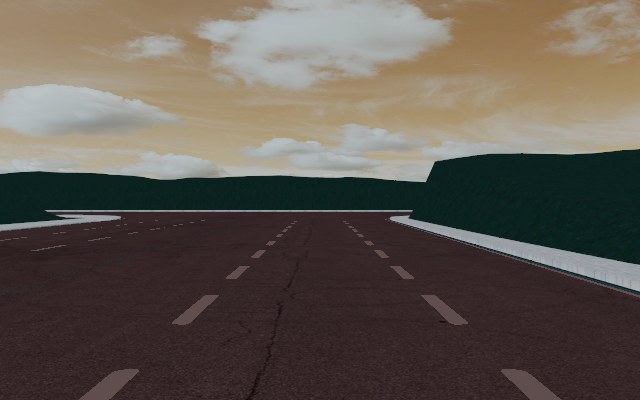
#> input picture camera/captured_frames_multi/front_camera/frame_00000.png, 640 x 400 px
$ python benchmark_weather_perception.py --image ../camera/captured_frames_multi/front_camera/frame_00000.png
#> lines starting #> are read from the running program, lines starting #| are printed output that depends on the picture
#> in main, image is the input picture: shape (400, 640, 3); mean B, G, R 81.3, 89.3, 97.4
### YOLO+weather module/weather/weather_utils.py
"""Weather augmentation helpers for fog and rain effects."""

from __future__ import annotations

import cv2
import numpy as np
from typing import Any


def add_fog(image: np.ndarray, intensity: float) -> np.ndarray:
#> called with intensity = 0.5
    if intensity <= 0.0:
        return image.copy()
    intensity = float(np.clip(intensity, 0.0, 1.0))
    fog_color = np.full_like(image, 255, dtype=np.uint8)
    h, w = image.shape[:2]
#> h = 400; w = 640
    alpha = np.linspace(0.0, intensity * 0.9, h, dtype=np.float32)[:, None, None]
#> alpha = 400 values from 0 to 0.45
    fogged = image.astype(np.float32) * (1.0 - alpha) + fog_color.astype(np.float32) * alpha
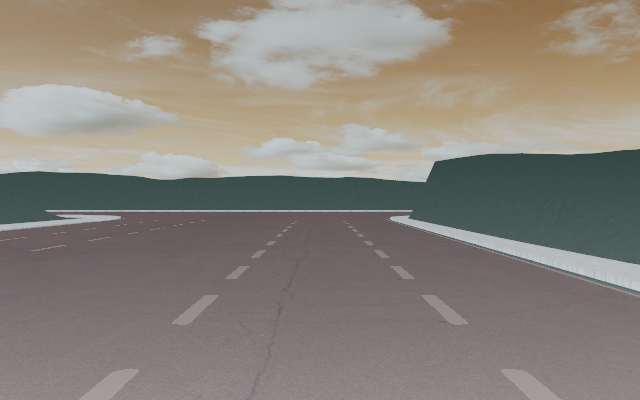
#> fogged: shape (400, 640, 3) float32; mean B, G, R 125.1, 132.5, 138.7
    fogged = np.clip(fogged, 0, 255).astype(np.uint8)
    ksize = max(3, int(15 * intensity) | 1)
    fogged = cv2.GaussianBlur(fogged, (ksize, ksize), sigmaX=8 * intensity + 1)
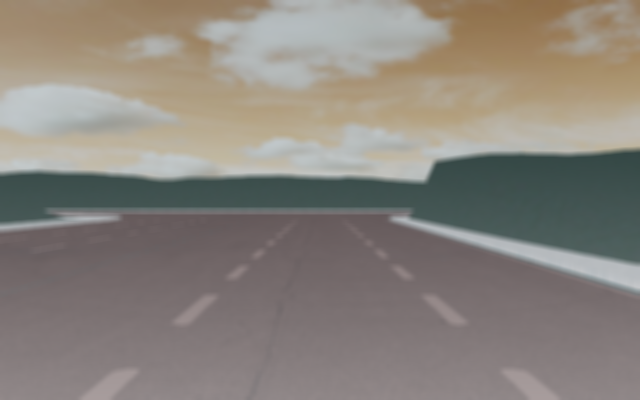
#> fogged: shape (400, 640, 3); mean B, G, R 124.6, 132, 138.2
    noise = np.random.normal(0, 4.0 * intensity, size=fogged.shape).astype(np.float32)
    return np.clip(fogged.astype(np.float32) + noise, 0, 255).astype(np.uint8)


# [22 lines left out: function add_rain, not called in this run]


def apply_weather(image: np.ndarray, weather: str, level: float) -> np.ndarray:
    if weather == "none":
        return image.copy()
    if weather == "fog":
        return add_fog(image, level)
    if weather == "rain":
        return add_rain(image, level)
    if weather == "all":
        return add_rain(add_fog(image, level), level)
    raise ValueError(f"Unknown weather mode: {weather}")


def prepare_image(image: np.ndarray) -> np.ndarray:
    if image.ndim == 4:
        image = image[..., -1]
    if image.ndim == 2:
        image = cv2.cvtColor(image, cv2.COLOR_GRAY2BGR)
    if image.ndim == 3 and image.shape[2] == 4:
        image = image[..., :3]
    if image.dtype != np.uint8:
        image = np.clip(image * 255.0, 0, 255).astype(np.uint8)
    return image

### YOLO+weather module/yolo/yolo_utils.py
"""YOLO helper functions for detection and annotation."""

from __future__ import annotations

import importlib.util
import math
import traceback
from pathlib import Path
from typing import Any, Dict, List, Optional

import cv2
import numpy as np

TRAFFIC_CLASS_NAMES = {
    # Technical specification Sec. 4: COCO IDs 0, 2, 3, 5, 7 only.
    "person",
    "car",
    "motorcycle",
    "bus",
    "truck",
}

COCO_INSTANCE_CATEGORY_NAMES = [
    '__background__', 'person', 'bicycle', 'car', 'motorcycle', 'airplane', 'bus',
    'train', 'truck', 'boat', 'traffic light', 'fire hydrant', 'stop sign', 'parking meter',
    'bench', 'bird', 'cat', 'dog', 'horse', 'sheep', 'cow', 'elephant', 'bear', 'zebra',
    'giraffe', 'backpack', 'umbrella', 'handbag', 'tie', 'suitcase', 'frisbee', 'skis',
    'snowboard', 'sports ball', 'kite', 'baseball bat', 'baseball glove', 'skateboard',
    'surfboard', 'tennis racket', 'bottle', 'wine glass', 'cup', 'fork', 'knife', 'spoon',
    'bowl', 'banana', 'apple', 'sandwich', 'orange', 'broccoli', 'carrot', 'hot dog', 'pizza',
    'donut', 'cake', 'chair', 'couch', 'potted plant', 'bed', 'dining table', 'toilet',
    'tv', 'laptop', 'mouse', 'remote', 'keyboard', 'cell phone', 'microwave', 'oven',
    'toaster', 'sink', 'refrigerator', 'book', 'clock', 'vase', 'scissors', 'teddy bear',
    'hair drier', 'toothbrush'
]


# [7 lines left out: function _import_torch, not called in this run]


class FallbackDetector:
    """A lightweight detector that uses MetaDrive vehicle positions as boxes."""

    # [344 lines left out: functions __init__, _get_vehicle_dimensions, _get_vehicle_pose, _project_vehicle_to_image, _project_vehicle_to_image_with_camera, _project_vehicle_to_image_planar and 1 more, not called in this run]


def ensure_yolo_model(device: str, model_name: str, weights: Path | None, confidence_threshold: float):
    """Load a pretrained Ultralytics YOLO model only.

    The manual research workflow must not substitute untrained or
    simulation-generated detections for model predictions.
    """
    if importlib.util.find_spec("ultralytics") is None:
        raise RuntimeError(
            "Ultralytics YOLO is required for real detections. Install it with "
            "`python -m pip install ultralytics`, then run again."
        )

    from ultralytics import YOLO
    source = str(weights) if weights is not None else model_name
    try:
        print(f"Loading pretrained YOLO model: {source}")
#> (the run stopped early here; a loop or call above may not have finished)
